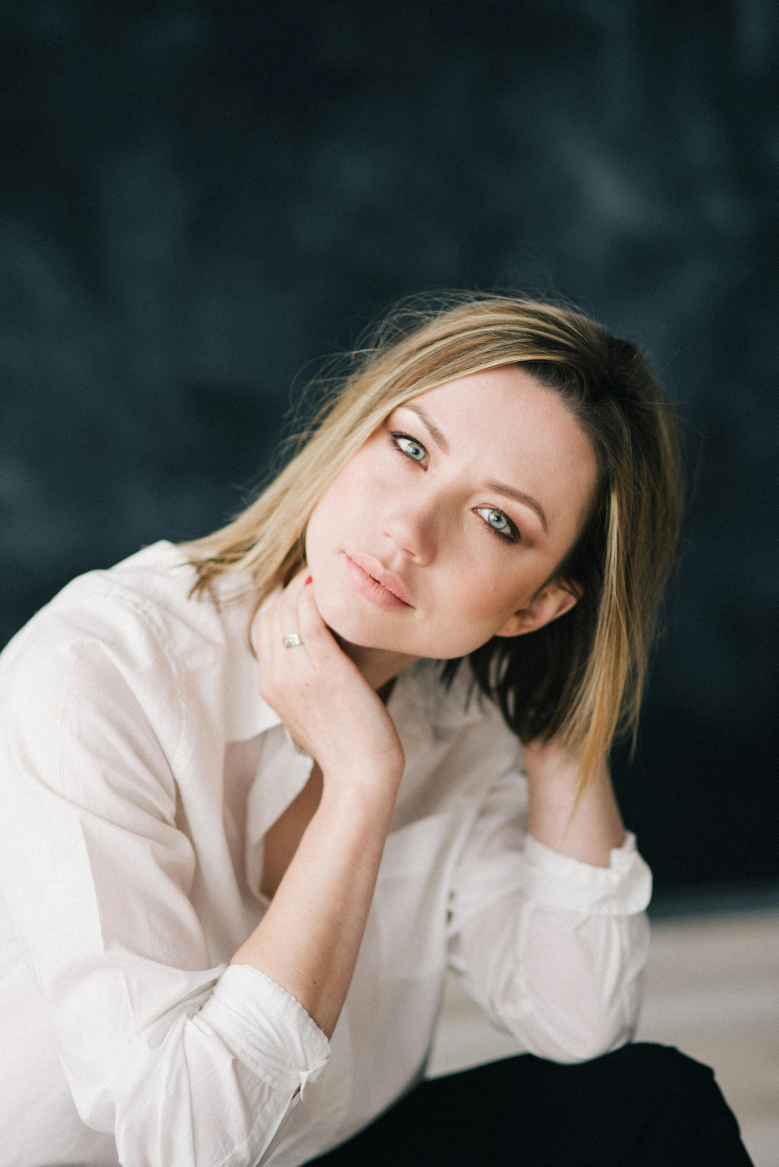
#> input picture figures/example_photo.jpg, 2336 x 3500 px, found by its file name (shown at 1/3 size)
$ jupyter execute 02-05-SVD.ipynb
#> lines starting #> are read from the running program, lines starting #| are printed output that depends on the picture
# Eigendecomposition and Singular Value Decomposition

Latent Semantic Analysis (LSA) is an application of the singular value decomposition (SVD) in natural language processing and information retrieval.

First of all, let's recall what it does. In its heart this is a data compression technique. Let's start with a simple example that you may recall from linear algebra.

A square matrix represents a linear transformation within a vector space. For example, let's how the following matrix maps one vector to another in the plane. Note that this matrix is quite special (symmetric):

$$
A = \begin{pmatrix}
2 & -1.5 \\
-1.5 & 2
\end{pmatrix}
$$

[cell 1]
import numpy as np
import plotly.graph_objects as go

# Define the matrix A
A = np.array([[2, -1.5], [-1.5, 2]])

# Define the vectors
v1 = np.array([1, 0])
v2 = np.array([-1, 3])

# Compute images under A
Av1 = A @ v1
Av2 = A @ v2

# Compute eigenvectors of A
eigenvalues, eigenvectors = np.linalg.eig(A)
e1 = eigenvectors[:, 0]
e2 = eigenvectors[:, 1]

# Create the plot
fig = go.Figure()

# Add eigenvector lines extending across the plot
scale = 10  # Extend lines
fig.add_trace(go.Scatter(
    x=[-scale * e1[0], scale * e1[0]],
    y=[-scale * e1[1], scale * e1[1]],
    mode='lines',
    name=f'Eigenvector 1 (λ={eigenvalues[0]:.2f})',
    line=dict(color='gray', width=1, dash='dot'),
    showlegend=True
))

fig.add_trace(go.Scatter(
    x=[-scale * e2[0], scale * e2[0]],
    y=[-scale * e2[1], scale * e2[1]],
    mode='lines',
    name=f'Eigenvector 2 (λ={eigenvalues[1]:.2f})',
    line=dict(color='darkgray', width=1, dash='dot'),
    showlegend=True
))

# Add original vectors
fig.add_trace(go.Scatter(
    x=[0, v1[0]], y=[0, v1[1]],
    mode='lines+markers',
    name='v1',
    line=dict(color='blue', width=2),
    marker=dict(size=8)
))

fig.add_trace(go.Scatter(
    x=[0, v2[0]], y=[0, v2[1]],
    mode='lines+markers',
    name='v2',
    line=dict(color='red', width=2),
    marker=dict(size=8)
))

# Add eigenvectors
fig.add_trace(go.Scatter(
    x=[0, e1[0]], y=[0, e1[1]],
    mode='lines+markers',
    name='e1',
    line=dict(color='green', width=2),
    marker=dict(size=8)
))

fig.add_trace(go.Scatter(
    x=[0, e2[0]], y=[0, e2[1]],
    mode='lines+markers',
    name='e2',
    line=dict(color='purple', width=2),
    marker=dict(size=8)
))

# Add transformed vectors
fig.add_trace(go.Scatter(
    x=[0, Av1[0]], y=[0, Av1[1]],
    mode='lines+markers',
    name='A·v1',
    line=dict(color='lightblue', width=2, dash='dash'),
    marker=dict(size=8)
))

fig.add_trace(go.Scatter(
    x=[0, Av2[0]], y=[0, Av2[1]],
    mode='lines+markers',
    name='A·v2',
    line=dict(color='lightcoral', width=2, dash='dash'),
    marker=dict(size=8)
))

# Add transformed eigenvectors
Ae1 = A @ e1
Ae2 = A @ e2

fig.add_trace(go.Scatter(
    x=[0, Ae1[0]], y=[0, Ae1[1]],
    mode='lines+markers',
    name='A·e1',
    line=dict(color='lightgreen', width=2, dash='dash'),
    marker=dict(size=8)
))

fig.add_trace(go.Scatter(
    x=[0, Ae2[0]], y=[0, Ae2[1]],
    mode='lines+markers',
    name='A·e2',
    line=dict(color='plum', width=2, dash='dash'),
    marker=dict(size=8)
))

# Update layout
fig.update_layout(
    title='Vectors and their Images under Matrix A',
    xaxis_title='x',
    yaxis_title='y',
    xaxis=dict(zeroline=True, zerolinewidth=2, zerolinecolor='black'),
    yaxis=dict(zeroline=True, zerolinewidth=2, zerolinecolor='black'),
    showlegend=True,
    width=600,
    height=600
)

fig.show()

[cell 2]
e1

[cell 3]
np.acos(np.dot(v2, Av2) / (np.linalg.norm(v2) * np.linalg.norm(Av2))) * 180 / np.pi

[cell 4]
np.acos(np.dot(v1, Av1) / (np.linalg.norm(v1) * np.linalg.norm(Av1))) * 180 / np.pi

We can show that A (the whole transformation) can be represented using two steps

- Only rotation
- Scaling
- Only rotation

$$
A = V \Lambda V^T
$$

Where V is a rotation matrix (orthogonal) and Lambda is a scaling matrix (diagonal).

[cell 5]
eigenvectors_inv = np.linalg.inv(eigenvectors)
print(eigenvectors_inv)

print(np.linalg.norm(eigenvectors_inv.T @ v1))

print(np.linalg.norm(v1))

[cell 6]
np.linalg.norm(eigenvectors @ v1)

[cell 7]
np.linalg.norm(eigenvectors_inv @ v1)

## Singular Value Decomposition (SVD)

The eigen-decomposition works only for square matrices. For rectangular matrices we can derive a similar decomposition in the form of

$$
A = \underbrace{\begin{pmatrix}
u_{11} & u_{12} & u_{13} & \ldots & u_{1n} \\
u_{21} & u_{22} & u_{23} & \ldots & u_{2n} \\
\vdots & \vdots & \vdots & \ddots & \vdots \\
u_{n1} & u_{n2} & u_{n3} & \ldots & u_{nn}
\end{pmatrix}}_{n \times n}
\underbrace{\begin{pmatrix}
\sigma_1 & 0 & 0 & \ldots & 0 \\
0 & \sigma_2 & 0 & \ldots & 0 \\
0 & 0 & \sigma_3 & \ldots & 0 \\
\vdots & \vdots & \vdots & \ddots & \vdots \\
0 & 0 & 0 & \ldots & \sigma_m
\end{pmatrix}}_{n \times m}
\underbrace{\begin{pmatrix}
v_{11} & v_{12} & v_{13} & \ldots & v_{1m} \\
v_{21} & v_{22} & v_{23} & \ldots & v_{2m} \\
\vdots & \vdots & \vdots & \ddots & \vdots \\
v_{m1} & v_{m2} & v_{m3} & \ldots & v_{mm}
\end{pmatrix}}_{m \times m} = U \Sigma V^T
$$

where U and V are orthogonal matrices (rotations) and Sigma is a diagonal matrix (scaling). The values on the diagonal of Sigma are called singular values.

## Rethinking Matrix Multiplication

To see why this representation is useful, let's revisit how we can think about matrix multiplication using a single example. The way matrix multiplication is usually presented in linear
algebra classes is often the least useful one. For example, consider the multiplication of two 2x2 matrices.

$$
\begin{pmatrix}
1 & 2 \\
3 & 4 \\
\end{pmatrix}
\begin{pmatrix}
a & b \\
c & d \\
\end{pmatrix} =
\begin{pmatrix}
1 a + 2 c & 1 b + 2 d \\
3 a + 4 c & 3 b + 4 d \\
\end{pmatrix}
$$

### Weighted Sums of Columns

Another way to think about this multiplication is that each column of the left matrix constructs a linear combination of the columns of the right matrix.

$$
\begin{pmatrix}
1 & 2 \\
3 & 4 \\
\end{pmatrix}
\begin{pmatrix}
a & b \\
c & d \\
\end{pmatrix} =
\begin{pmatrix}
a \begin{pmatrix} 1 \\ 3 \end{pmatrix} + c \begin{pmatrix} 2 \\ 4 \end{pmatrix} & b \begin{pmatrix} 1 \\ 3 \end{pmatrix} + d \begin{pmatrix} 2 \\ 4 \end{pmatrix}
\end{pmatrix}
= \begin{pmatrix}
1 a + 2 c & 1 b + 2 d \\
3 a + 4 c & 3 b + 4 d
\end{pmatrix}
$$

The latter way of thinking about the multiplication is useful when we think about regression models where the coefficients weight different features (columns) to produce predictions.

### Sum of Outer Products

For understanding the SVD we need a third way of thinking about matrix multiplication and it is as a sum of outer products of the columns of the left matrix and the rows of the right matrix.

$$
\begin{align*}
\begin{pmatrix}
1 & 2 \\
3 & 4 \\
\end{pmatrix}
\begin{pmatrix}
a & b \\
c & d \\
\end{pmatrix}
& = \begin{pmatrix} 1 \\ 3 \end{pmatrix} \begin{pmatrix} a & b \end{pmatrix} + \begin{pmatrix} 2 \\ 4 \end{pmatrix} \begin{pmatrix} c & d \end{pmatrix} \\
& = \begin{pmatrix}
1 a & 1 b \\
3 a & 3 b \\
\end{pmatrix} +
\begin{pmatrix}
2 c & 2 d \\
4 c & 4 d \\
\end{pmatrix} \\
& = \begin{pmatrix}
1 a + 2 c & 1 b + 2 d \\
3 a + 4 c & 3 b + 4 d \\
\end{pmatrix}
\end{align*}
$$

The outer product representation of matrix multiplication is very useful in the eigendecomposition and SVD case because it shows how we can build up a matrix by summing layers of simpler matrices.

If $u_{:i}$ is the i-th column of U and $v_{:i}$ is the i-th column of V, then we can write the SVD as

$$
A = u_{:1} \sigma_1 v_{:1}^T + u_{:2} \sigma_2 v_{:2}^T + \ldots + u_{:r} \sigma_r v_{:r}^T
$$

or more compactly

$$
A = \sum_{i=1}^{r} u_{:i} \sigma_i v_{:i}^T
$$

[cell 8]
from PIL import Image
import requests
from io import BytesIO
# Load the image as grayscale

url = "https://raw.githubusercontent.com/febse/data/refs/heads/main/ta/example_photo.jpg"
response = requests.get(url)
img = Image.open(BytesIO(response.content)).convert("L")
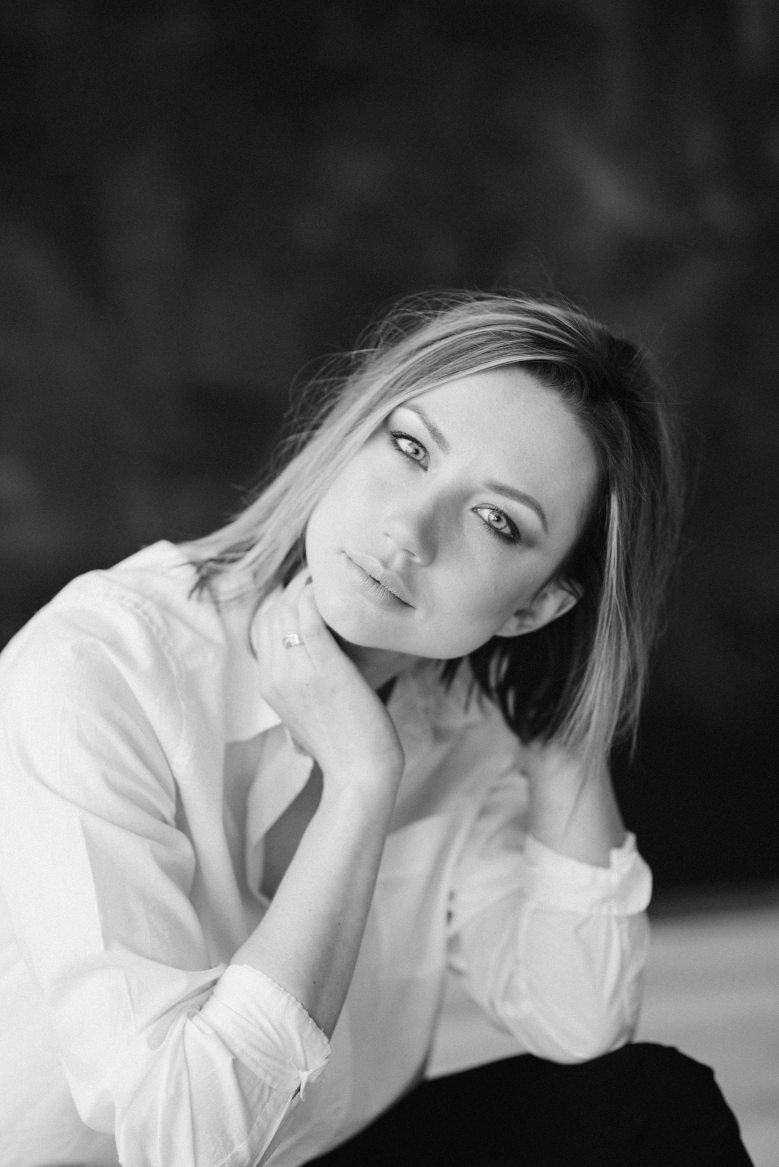
#> img: PIL image 2336x3500 L (shown at 1/3 size); min 0, max 255, mean 103
img = img.resize((200, int(img.height * 200 / img.width)))
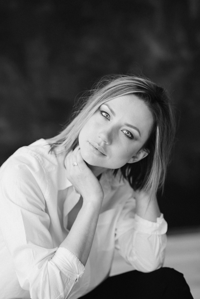
#> img: PIL image 200x299 L; min 6, max 242, mean 103.1
display(img)

[cell 9]
# Convert the grayscale PIL image to a NumPy array and display as numbers
img_matrix = np.array(img)
print(img_matrix)
#> (printed output is left out)
print("Shape:", img_matrix.shape, "Dtype:", img_matrix.dtype)
#| Shape: (299, 200) Dtype: uint8

[cell 10]
# Do a SVD on the image matrix

U, S, VT = np.linalg.svd(img_matrix, full_matrices=False)
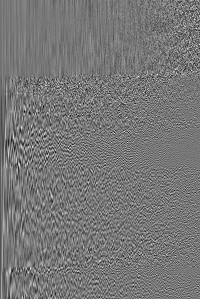
#> U: shape (299, 200) float64; min -0.292, max 0.332, mean -0.000167; drawn with min black and max white
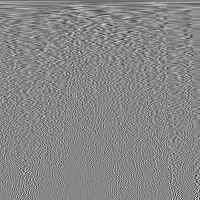
#> VT: shape (200, 200) float64; min -0.438, max 0.386, mean -0.00027; drawn with min black and max white
#> S = 200 values, max 29791.3 at index 0, min 3.89 at index 199, mean 420.7

[cell 11]
# Compute the outer product of the first column of U with the first row of VT scaled by the first singular value

comp_n = 0

rank1_component = S[comp_n] * np.outer(U[:, comp_n], VT[comp_n, :])
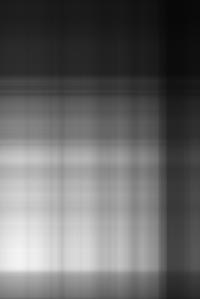
#> rank1_component: shape (299, 200) float64; min 7.85, max 244.6, mean 102.4

# Convert to uint8 and display
rank1_uint8 = np.clip(rank1_component, 0, 255).astype(np.uint8)
rank1_pil = Image.fromarray(rank1_uint8)
# display(rank1_pil.resize((400, int(rank1_pil.height * 400 / rank1_pil.width))))

# Reconstruct the image using only the first singular value
img_rank1 = U[:, 0:comp_n] @ np.diag(S[0:comp_n]) @ VT[0:comp_n, :]
#> img_rank1: shape (299, 200) float64; every value is 0

# Convert to uint8 and display
img_rank1_uint8 = np.clip(img_rank1, 0, 255).astype(np.uint8)
#> img_rank1_uint8: shape (299, 200); every value is 0
img_rank1_pil = Image.fromarray(img_rank1_uint8)
# display(img_rank1_pil.resize((400, int(img_rank1_pil.height * 400 / img_rank1_pil.width))))

# Show both images side by side for comparison
combined_width = rank1_pil.width + img_rank1_pil.width
#> combined_width = 400
combined_height = max(rank1_pil.height, img_rank1_pil.height)
#> combined_height = 299
combined_image = Image.new('L', (combined_width, combined_height))
#> combined_image: PIL image 400x299 L; every value is 0
combined_image.paste(rank1_pil, (0, 0))
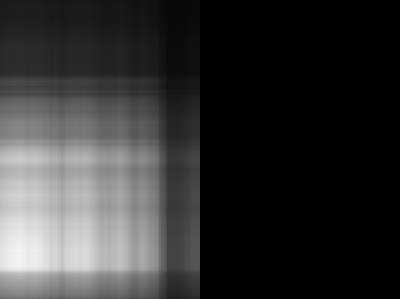
#> combined_image: PIL image 400x299 L; min 0, max 244, mean 50.9
combined_image.paste(img_rank1_pil, (rank1_pil.width, 0))
# Display them side by side in one row
display(combined_image.resize((800, int(combined_image.height * 800 / combined_image.width))))

## A simpler example of SVD

Let's look at a probably more familiar example of a matrix with data on two correlated variables. The data is simulated
but loosely resembles real world data on adult human heights and weights.

[cell 12]
np.random.seed(42)

n = 20

x = np.random.normal(160, 15, size=n)
y = 20 + 0.6 * x  + np.random.normal(0, 2, n)

XY = np.vstack([x, y]).T

import matplotlib.pyplot as plt

plt.scatter(x, y)
plt.xlabel("Height (cm)")
plt.ylabel("Weight (kg)")
plt.title("Simulated height/weight data")
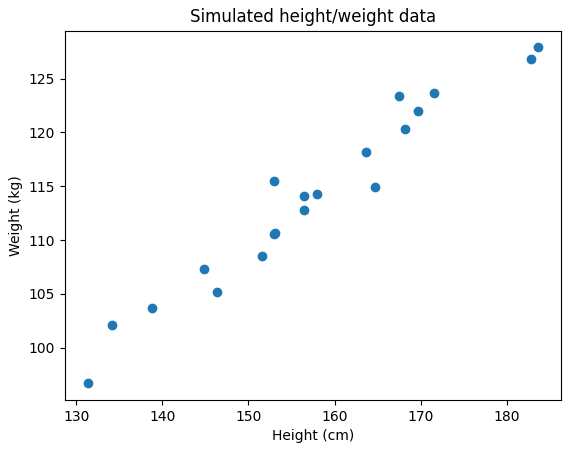
#> figure drawn by matplotlib, 1 panel

[cell 13]
XY.shape

[cell 14]
x

[cell 15]
U, S, VT = np.linalg.svd(XY - XY.mean(axis=0), full_matrices=False)

[cell 16]
print("U:\n", U)
print("S:\n", S)
print("VT:\n", VT)

[cell 17]
# Plot the direction of the first VT vector as a whole line on top of the scatter plot

plt.scatter(x, y)
plt.xlabel("Height (cm)")
plt.ylabel("Weight (kg)")
plt.title("Simulated height/weight data with first SVD component")
slope = VT[0, 1] / VT[0, 0]
intercept = XY.mean(axis=0)[1] - slope * XY.mean(axis=0)[0]
x_vals = np.array([min(x), max(x)])
y_vals = intercept + slope * x_vals
plt.plot(x_vals, y_vals, color='red', label='First SVD component')
plt.legend()
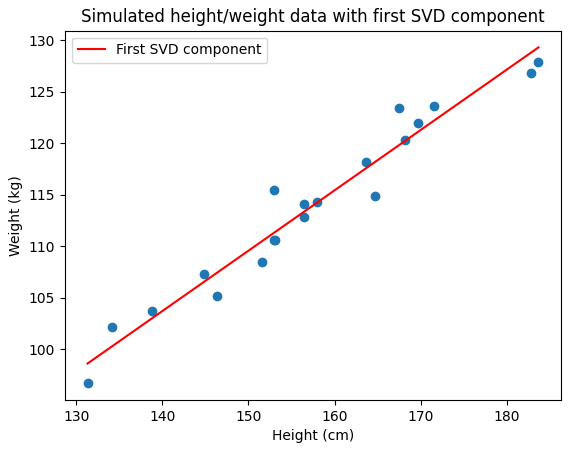
#> figure drawn by matplotlib, 1 panel

[cell 18]
# Draw a heart in 2D using parametric equations

t = np.linspace(0, 2 * np.pi, 100)
x_heart = 16 * np.sin(t)**3
y_heart = 13 * np.cos(t) - 5 * np.cos(2 * t) - 2 * np.cos(3 * t) - np.cos(4 * t)

plt.plot(x_heart, y_heart, color='red')
plt.title("Heart Shape")
plt.axis('equal')
plt.show()
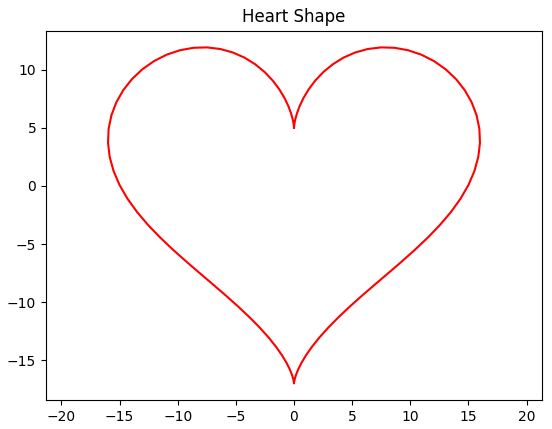
#> figure drawn by matplotlib, 1 panel
